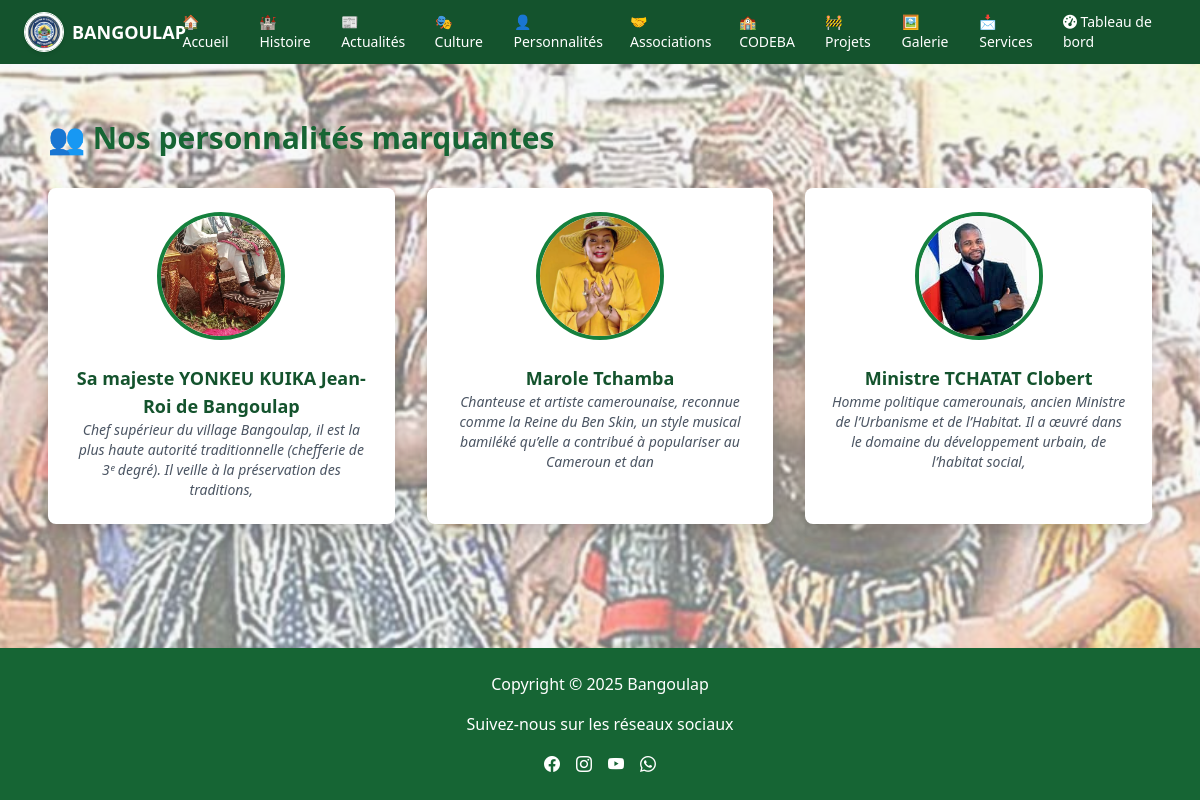
/personnalites/, run on an earlier commit of the app's database.
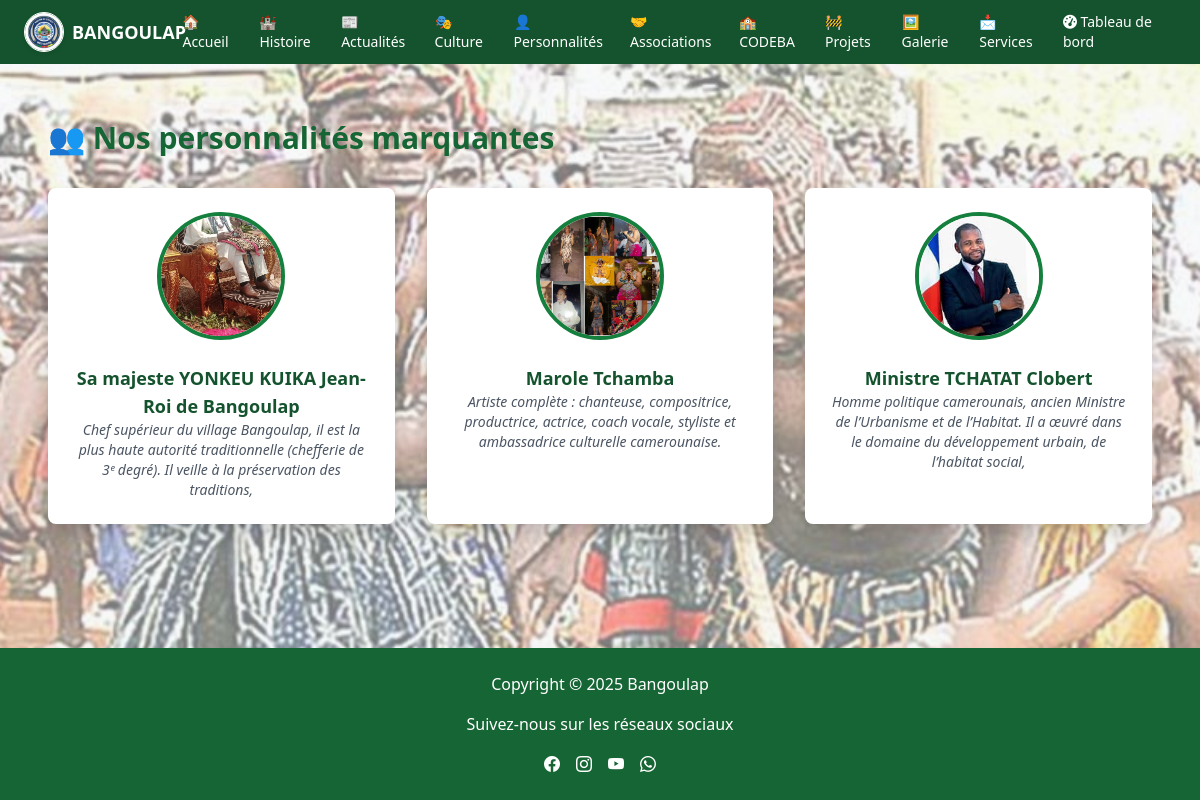
And on a later commit of the database.
### personnalites/models.py (models this page shows, shortened)
class Personnalite(models.Model):
    nom = models.CharField(max_length=100)
    slug = models.SlugField(unique=True, default='inconnu')
    photo = models.ImageField(upload_to='personnalites/')
    fonction = models.CharField(max_length=150)
    biographie = models.TextField()

### personnalites/views.py (the view)
# urls.py: path('', views.liste_personnalites, name='liste'),
def liste_personnalites(request):
    personnalites = Personnalite.objects.all()
    return render(request, 'personnalites/liste_personnalites.html', {'personnalites': personnalites})

### personnalites/templates/personnalites/liste_personnalites.html (shortened to what this page needs)
{% extends 'base.html' %}
{% load static %}
{% block content %}
<section class="max-w-6xl mx-auto px-4 py-10"><br><br>
    <h1 class="text-3xl font-bold text-green-800 mb-8 scroll-anim">👥 Nos personnalités marquantes</h1>
    <div class="grid grid-cols-1 sm:grid-cols-2 md:grid-cols-3 gap-8">
        {% for personne in personnalites %}
        <a href="{% url 'personnalites:detail' slug=personne.slug %}" class="group block bg-white rounded-lg shadow hover:shadow-xl transition p-4 text-center scroll-anim">
            {% if personne.photo %}
                <img src="{{ personne.photo.url }}" alt="{{ personne.nom }}" class="w-32 h-32 mx-auto object-cover rounded-full border-4 border-green-700 group-hover:scale-105 transition duration-300">
            {% else %}
                <div class="w-32 h-32 mx-auto flex items-center justify-center bg-gray-200 text-gray-500 rounded-full border-4 border-green-700">
                    🙈
                </div>
            {% endif %}
            <h2 class="mt-4 text-lg font-semibold text-green-900">{{ personne.nom }}</h2>
            <p class="text-sm text-gray-600 italic">{{ personne.fonction }}</p>
        </a>
        {% empty %}
        <p class="text-gray-600 italic scroll-anim">Aucune personnalité enregistrée pour le moment.</p>
        {% endfor %}
    </div>
</section>
{% endblock %}

What changed in the data, as far as the page shows it:
changed Personnalite "Marole Tchamba": photo: a different picture; fonction "Chanteuse et artiste camerounaise, reconnue comme la Reine du Ben Skin, un style musical bamiléké qu’elle a contribué à populariser au Cameroun et dan" → "Artiste complète : chanteuse, compositrice, productrice, actrice, coach vocale, styliste et ambassadrice culturelle camerounaise."
